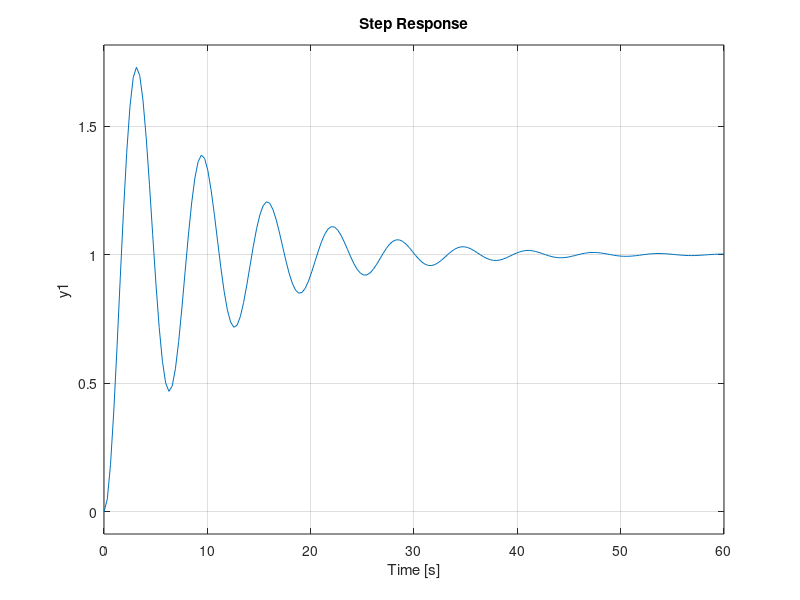

Write MATLAB code to recreate this figure. (Note: this script raises an error after producing the figure.)
%%%%%%%%%%%%%%%%%%%%%%%%%
%% Lab 5 | Performace of First order and second order systems
%%%%%%%%%%%%%%%%%%%%%%%%%

%% Exercise 1
% RC Circuit

R_a = 2*10^3;
C_a = .01 * 10^-15;

tau_a = R_a*C_a;
T_a = tf([1], [tau_a 1])

R_b = 2.5*10^3;
C_b = .003 * 10^-15;

tau_b = R_b*C_b;
T_b = tf([1], [tau_b 1])

subplot(2,1,1);
step(T_a);
title("System a");
subplot(2,1,2);
step(T_b);
title("System b");

% Unit Step Response 
%
% T_a =
%  
%          1
%   --------------
%   s(2e-14 s + 1)
%  
% 
% T_b =
%  
%           1
%   ----------------
%   s(7.5e-15 s + 1)
%

%% Exercise 2
% Spring-Mass System
% M = 1;
% B = 1;
% K = 1;
% 
% T_2 = tf([1], [M B K]);
% wn = sqrt(K/M);
% ze = B/(2*M*wn);

ze_table = [.1 .4 .7 1. 2.];
wn = 1;
leg = []

t = 0 : .01 : 12;

for i=1:5
    ze = ze_table(i);

    T = tf([wn^2], [1 2*ze*wn wn^2])
    step(T); hold on;
    leg = [leg strcat("zeta = ", string(ze))];
    S1 = stepinfo(T, "SettlingTimeThreshold", .02);
    
    
    S2 = stepinfo(T, 'RiseTimeThreshold',[0.1 0.9]);

    fprintf("\nRise Time (Z = %.1f) : %6.4f\n", ze, S2.RiseTime);
    fprintf("Peak Time (Z = %.1f) : %6.4f\n", ze, S2.PeakTime);
    fprintf("Overshoot (Z = %.1f) : %3.1f%%\n", ze, S2.Overshoot);
    fprintf("Settling Time (Z = %.1f) : %6.4f\n", ze, S2.SettlingTime);
    
    SteadyState = tzw_response(1000, ze, wn);
    SteadyState = SteadyState(end);
    fprintf("Steady State (Z = %.1f) : %6.4f\n", ze, SteadyState);

    settling_time = 4/(ze * wn);
    fprintf("Calculated Settling Time (Z = %.1f) : %6.4f\n\n", ze, settling_time);
    
end
legend(leg);
title("Step Response with varying dampenning zeta")
%%
Ts = 4/(ze*wn)

T_w2 = tf([wn^2], [1 2*ze*wn wn^2]);

subplot(2,1,1);
step(T_2);
subplot(2,1,2);
[t_y, y] = step(T_w2, 15);
plot(y, t_y);
max_value = max(t_y)
max_value_t = t_y(Ts)

function [t, y] = zw_response(ze, wn)
    T = tf([wn^2], [1 2*ze*wn wn^2]);
    [t, y] = step(T);
end

function y = tzw_response(t, ze, wn)
    y = 1 - 1/(sqrt(1-ze)).*exp(-1*ze*wn.*t).*sin(wn*sqrt(1-ze^2.*t)+acos(ze));
end

